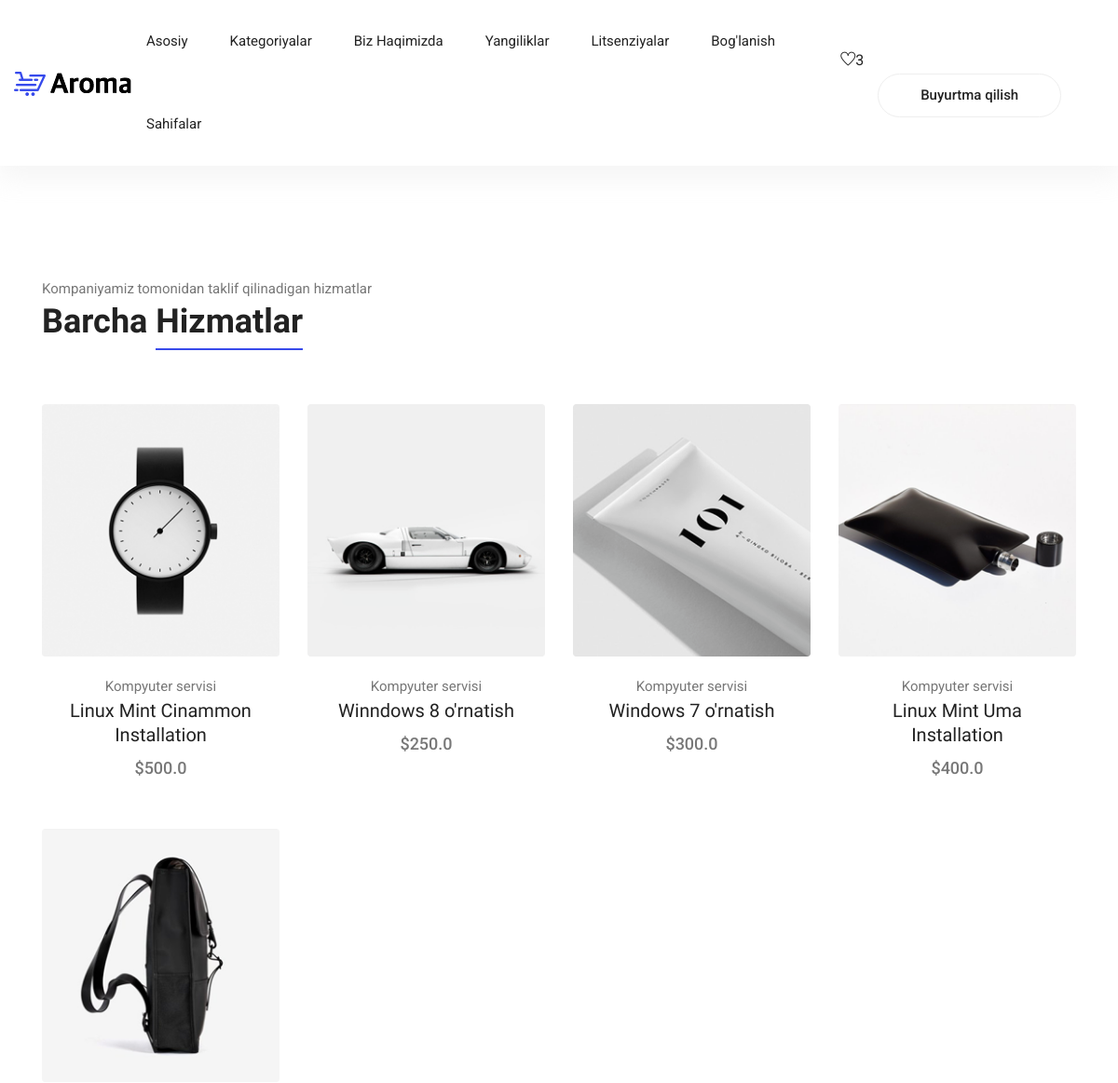
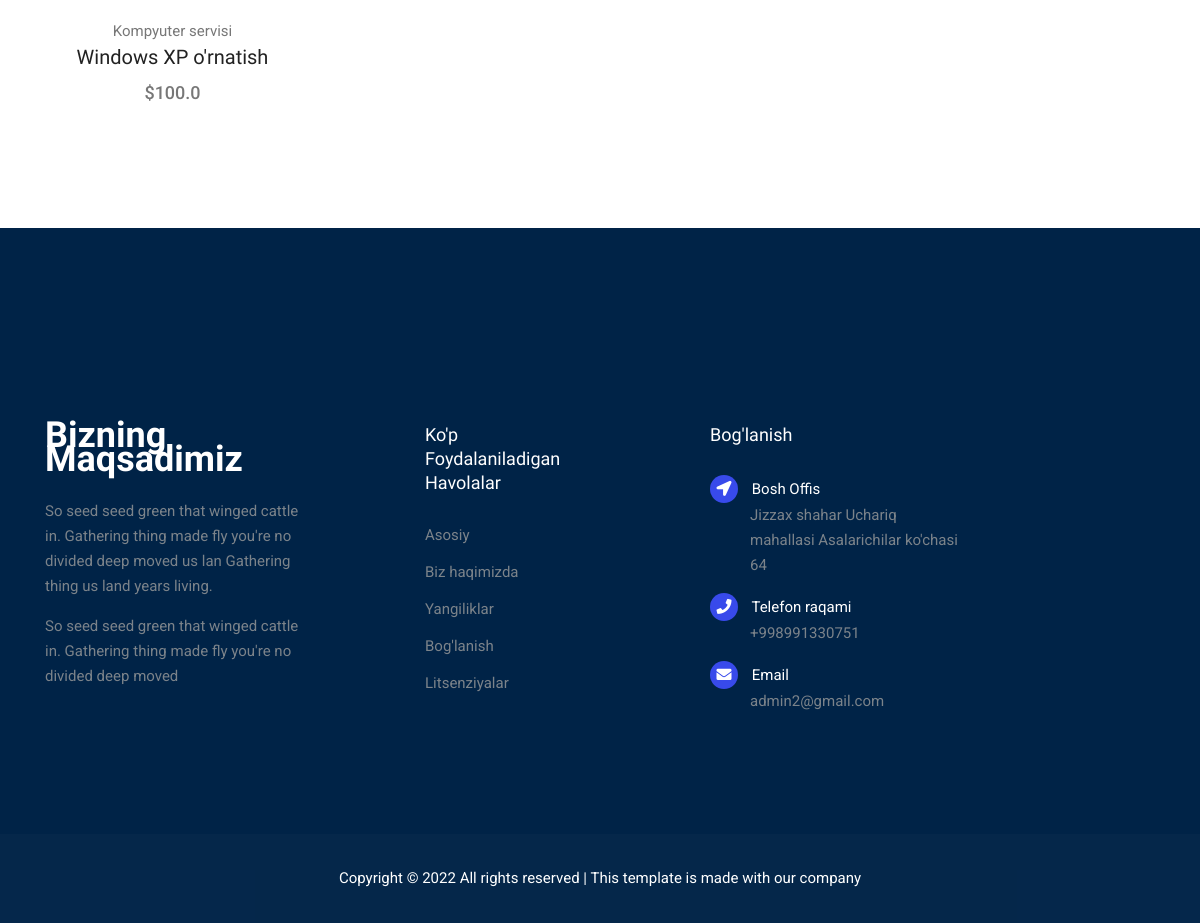
The page /all-products/ on the database its author committed (2 pictures, top to bottom).
### product/models.py (models this page shows, shortened)
class Product(models.Model):
    STATUS = (
        ('True','Mavjud'),
        ('False','Mavjud emas'),
    )
    category = models.ForeignKey(Category,on_delete=models.CASCADE)
    title = models.CharField(max_length=222,unique=True)
    keywords = models.CharField(max_length=222,unique=True)
    description = models.CharField(max_length=222,blank=True)
    image = models.ImageField(upload_to='product_main/',blank=True)
    price = models.FloatField()
    detail = RichTextUploadingField()
    slug = models.SlugField(null=False,unique=True)
    status = models.CharField(max_length=15,choices=STATUS)
    create_at = models.DateTimeField(auto_now_add=True)
    update_at = models.DateTimeField(auto_now=True)
    def image_tag(self):
        return mark_safe('<img src="{}" height="50">'.format(self.image.url))
    image_tag.short_description = 'Image'

class Category(models.Model):
    title = models.CharField(max_length=222,unique=True)
    keywords = models.CharField(max_length=255,unique=True)
    slug = models.SlugField(null=False,unique=True)
    image = models.ImageField(upload_to = 'category_images/',blank=True)
    description = models.CharField(max_length=255,blank=True)
    create_at = models.DateTimeField(auto_now_add=True)
    update_at = models.DateTimeField(auto_now=True)
    def __str__(self):
        return self.title

### home/models.py (models this page shows, shortened)
class Setting(models.Model):
    title = models.CharField(max_length=222)
    keywords = models.CharField(max_length=222)
    description = models.CharField(max_length=222)
    country = models.CharField(max_length=222,blank=True)
    address = models.CharField(max_length=222,blank=True)
    phone = models.CharField(max_length=222, blank=True)
    email = models.EmailField()
    facebook = models.CharField(max_length=222,blank=True)
    instagram = models.CharField(max_length=222,blank=True)
    twitter = models.CharField(max_length=222,blank=True)
    youtube = models.CharField(max_length=222,blank=True)
    aboutus = RichTextUploadingField()
    contact = RichTextUploadingField()
    create_at = models.DateTimeField(auto_now_add=True)
    update_at = models.DateTimeField(auto_now=True)

### home/views.py (the view)
# urls.py: path('all-products/',views.all_products,name='all_products'),
def all_products(request):
    product = Product.objects.all().order_by('?')
    setting = Setting.objects.all()
    category = Category.objects.all()
    context = {
        'product':product,
        'setting':setting,
        'category':category,
    }
    return render(request,'all_products.html',context)

### templates/all_products.html (shortened to what this page needs)
{% extends 'base.html' %}
{% load static %}
{% block body %}
<section class="section-margin calc-60px">
    <div class="container">
        <div class="section-intro pb-60px">
            <p>Kompaniyamiz tomonidan taklif qilinadigan hizmatlar</p>
            <h2>Barcha <span class="section-intro__style">Hizmatlar</span></h2>
        </div>
        <div class="row">
            {% for i in product %}
            <div class="col-md-6 col-lg-4 col-xl-3">
                <div class="card text-center card-product">
                    <div class="card-product__img">
                        <img class="card-img" src="{{i.image.url}}" alt="">
                    </div>
                    <div class="card-body">
                        <p>{{i.category}}</p>
                        <h4 class="card-product__title"><a href="/product-detail/{{i.id}}/">{{i.title}}</a></h4>
                        <p class="card-product__price">${{i.price|safe}}</p>
                    </div>
                </div>
            </div>
            {% endfor %}
        </div>
    </div>
</section>
{% endblock %}

### templates/footer.html
{% load static %}
<footer class="footer">
    <div class="footer-area">
        <div class="container">
            <div class="row section_gap">
                <div class="col-lg-3 col-md-6 col-sm-6">
                    <div class="single-footer-widget tp_widgets">
                        <h4 class="footer_title large_title">Bizning maqsadimiz</h4>
                        <p>
                            So seed seed green that winged cattle in. Gathering thing made fly you're no
                            divided deep moved us lan Gathering thing us land years living.
                        </p>
                        <p>
                            So seed seed green that winged cattle in. Gathering thing made fly you're no divided deep
                            moved
                        </p>
                    </div>
                </div>
                <div class="offset-lg-1 col-lg-2 col-md-6 col-sm-6">
                    <div class="single-footer-widget tp_widgets">
                        <h4 class="footer_title">Ko'p foydalaniladigan havolalar</h4>
                        <ul class="list">
                            <li><a href="/">Asosiy</a></li>
                            <li><a href="{% url 'aboutus' %}">Biz haqimizda</a></li>
                            <li><a href="{% url 'post' %}">Yangiliklar</a></li>
                            <li><a href="{% url 'contact' %}">Bog'lanish</a></li>
                            <li><a href="{% url 'lic' %}">Litsenziyalar</a></li>
                        </ul>
                    </div>
                </div>
                <div class="offset-lg-1 col-lg-3 col-md-6 col-sm-6">
                    <div class="single-footer-widget tp_widgets">
                        {% for i in setting %}
                        <h4 class="footer_title">Bog'lanish</h4>
                        <div class="ml-40">
                            <p class="sm-head">
                                <span class="fa fa-location-arrow"></span>
                                Bosh Offis
                            </p>
                            <p>{{i.address}}</p>
                            <p class="sm-head">
                                <span class="fa fa-phone"></span>
                                Telefon raqami
                            </p>
                            <p>
                                {{i.phone}}
                            </p>
                            <p class="sm-head">
                                <span class="fa fa-envelope"></span>
                                Email
                            </p>
                            <p>
                                {{i.email}}
                            </p>
                        </div>
                        {% endfor %}
                    </div>
                </div>
            </div>
        </div>
    </div>
    <div class="footer-bottom">
        <div class="container">
            <div class="row d-flex">
                <p class="col-lg-12 footer-text text-center">
                    Copyright &copy;
                    <script>document.write(new Date().getFullYear());</script> All rights reserved | This template is
                    made with our company
                </p>
            </div>
        </div>
    </div>
</footer>

### static/css/style.css (style rules this page uses)
body { color:#777;font-family:"Roboto",sans-serif;font-size:15px;font-weight:400;line-height:1.667 }
ul { list-style-type:none;margin:0;padding:0 }
h1,h2,h3,h4,h5,h6 { font-family:"Oswald",sans-serif;color:#222;line-height:1.1 }
h2,.h2 { font-size:36px;font-weight:600 }
h4,.h4 { font-size:20px;font-weight:400;line-height:1.3 }
a { display:inline-block }
.section-margin { margin:45px 0 }
@media (min-width: 980px) { .section-margin { margin:70px 0 } }
@media (min-width: 1100px) { .section-margin { margin:120px 0 } }
@media (min-width: 1100px) { .section-margin.calc-60px { margin:120px 0 70px 0 } }
.pb-60px { padding-bottom:60px }
.ml-40 { margin-left:40px }
.section-intro p { margin-bottom:3px }
.section-intro__style { border-bottom:2px solid #384aeb;padding-bottom:8px }
.card-product { border:0;margin-bottom:30px }
.card-product p { margin-bottom:0 }
.card-product__img { position:relative }
.card-product__title a { color:#222 }
.card-product__price { font-size:18px;font-weight:500 }
.footer-area { background:#002347;padding:50px 0px 50px }
@media (min-width: 1000px) { .footer-area { padding:195px 0px 120px } }
.single-footer-widget p { margin-bottom:15px }
.single-footer-widget p:last-child { margin-bottom:0 }
.single-footer-widget .sm-head { color:#fff;margin-bottom:0px }
.single-footer-widget .sm-head span { position:relative;margin-left:-40px;margin-right:10px;display:inline-block;width:28px;height:28px;line-height:28px;text-align:center;background:#384aeb;color:#ffffff;border-radius:20px }
.tp_widgets .list li { margin-bottom:12px }
.tp_widgets .list li a { color:#7b838a;font-family:"Roboto",sans-serif }
.tp_widgets .list li:last-child { margin-bottom:0px }
.tp_widgets p { color:#7b838a }
.footer_title { font-size:18px;line-height:24px;font-weight:500;font-family:"Oswald",sans-serif;text-transform:capitalize;color:#fff;margin-bottom:28px }
.footer_title.large_title { font-size:36px;font-weight:600 }
.footer-bottom { background:rgba(0,35,71,0.980392);padding:32px }
.footer-bottom .footer-text { color:#fff;margin-bottom:0 }

### rows shown on the page
Product: image (picture), category "Kompyuter servisi", title "Linux Mint Cinammon Installation", price "500.0"
Product: image (picture), category "Kompyuter servisi", title "Winndows 8 o'rnatish", price "250.0"
Product: image (picture), category "Kompyuter servisi", title "Windows 7 o'rnatish", price "300.0"
Product: image (picture), category "Kompyuter servisi", title "Linux Mint Uma Installation", price "400.0"
Product: image (picture), category "Kompyuter servisi", title "Windows XP o'rnatish", price "100.0"
Setting: address "Jizzax shahar Uchariq mahallasi Asalarichilar ko'chasi 64", phone "+998991330751", email "admin2@gmail.com"
